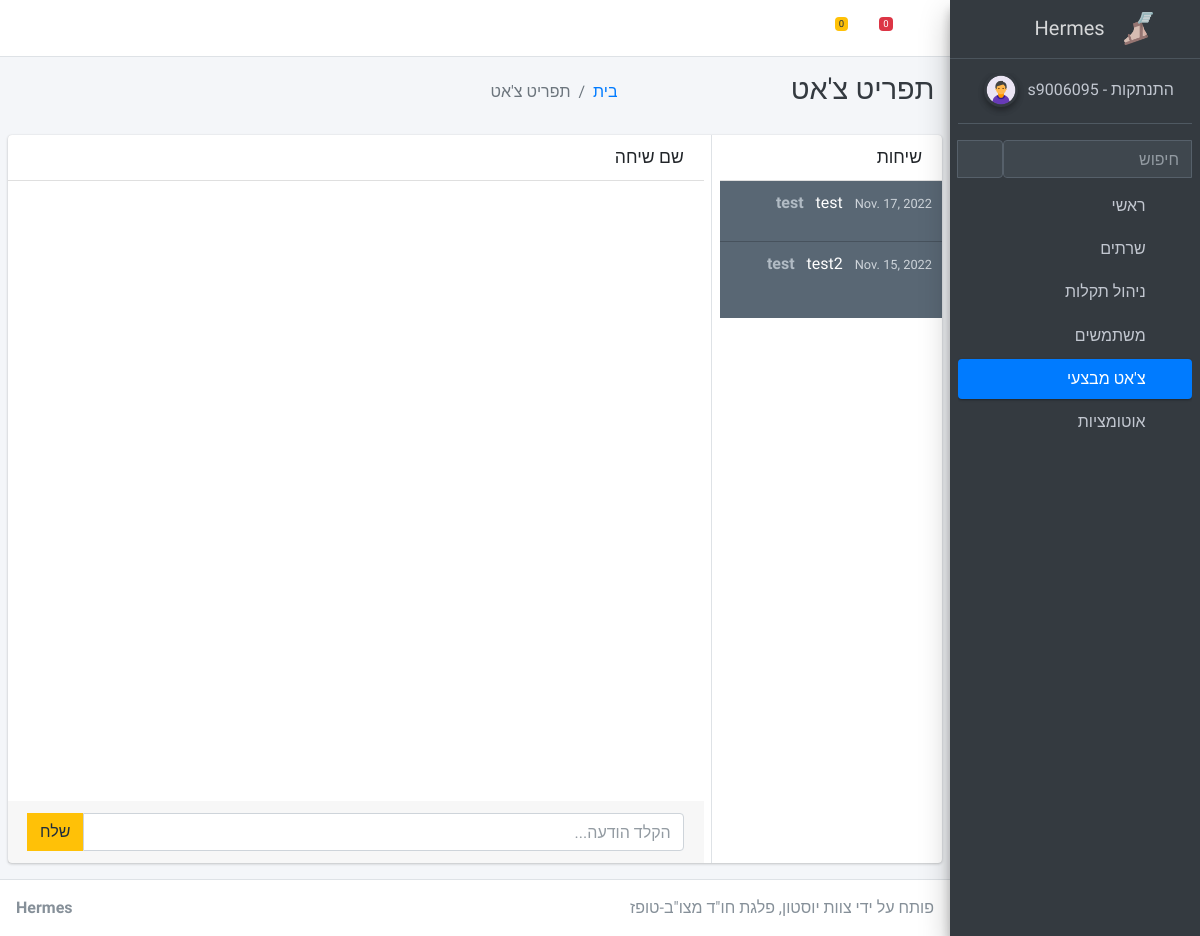
Page /chat/ (signed in) on the earlier database version.
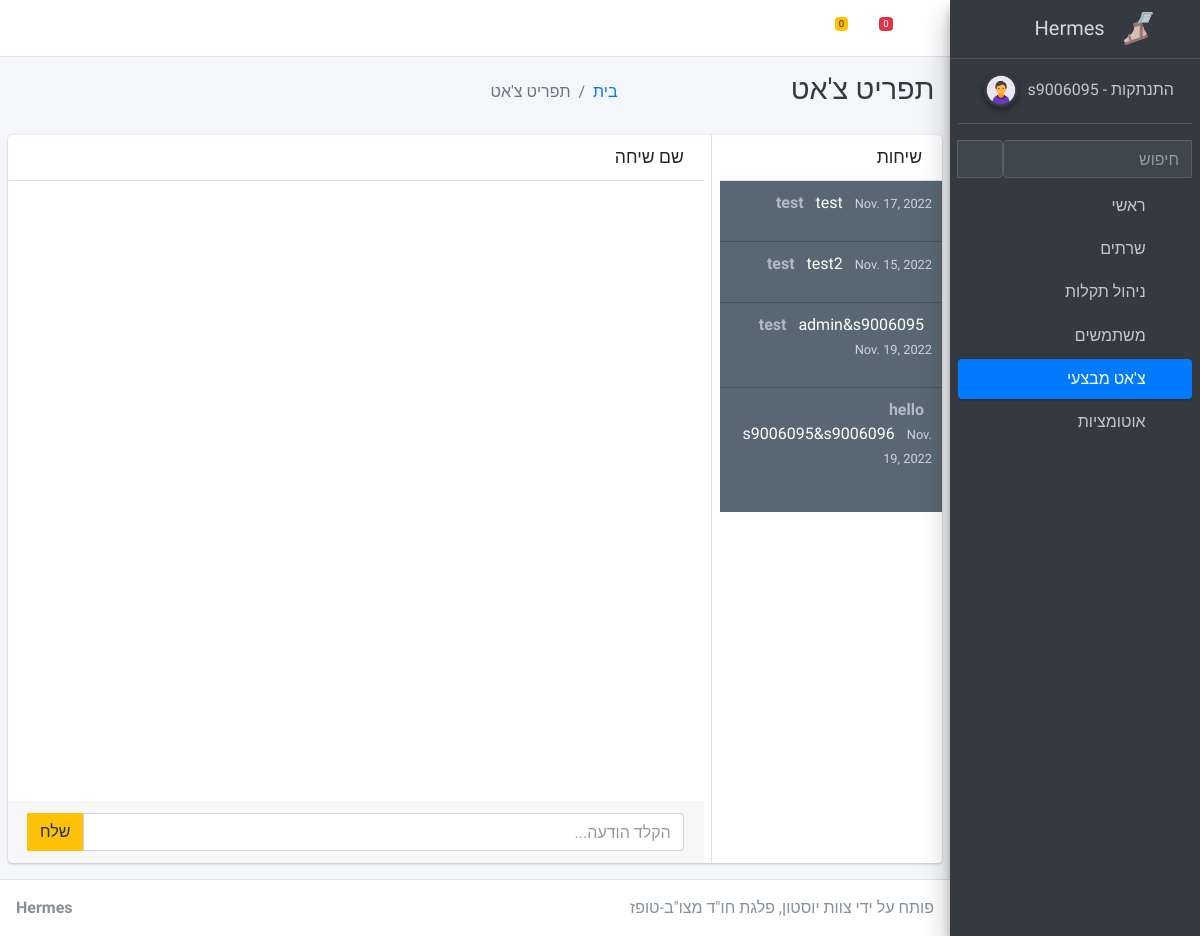
Same page on the later database version.
### apps/chat/models.py (models this page shows, shortened)
class Room(models.Model):
    name = models.CharField(max_length=255)
    slug = models.SlugField(unique=True)
    updated = models.DateField(auto_now_add=True)
    lastMessage = models.CharField(blank=True,max_length=255)

### apps/chat/views.py (the view)
# urls.py: path('', views.rooms, name='rooms'),
@login_required
def rooms(request):
    context = {'chat'}
    rooms = Room.objects.all()
    return render(request, 'chat/rooms.html', {'rooms': rooms, 'messages': [], 'segment': context})

### apps/context_processors.py (called while the page is built)
def cfg_assets_root(request):
    return { 'ASSETS_ROOT' : settings.ASSETS_ROOT }

### apps/home/templatetags/auth_extras.py (called while the page is built)
@register.filter(name='has_group')
def has_group(user, group_name):
    group = Group.objects.get(name=group_name)
    return True if group in user.groups.all() else False

@register.filter(name='get_messages')
def get_messages(user):
    return latestMessages

@register.filter(name='get_notifications')
def get_notifications(user):
    return latestUserSignUp + lastestAlerts

### apps/templates/chat/rooms.html (shortened to what this page needs)
{% extends 'layouts/base.html' %}
{% block body_class %} sidebar-mini layout-fixed layout-navbar-fixed layout-footer-fixed {% endblock body_class %}
{% block stylesheets %}
  <link rel="stylesheet" href="{{ ASSETS_ROOT }}/plugins/fontawesome-free/css/all.min.css">
  <link rel="stylesheet" href="{{ ASSETS_ROOT }}/css/adminlte.min.css">
{% endblock stylesheets %}
{% block content %}
  <div class="content-wrapper">
    <div class="content-header" style="direction:rtl">
      <div class="container-fluid">
        <div class="row mb-2">
          <div class="col-sm-3">
            <h1 class="m-0 text-dark">תפריט צ'אט</h1>
          </div>
          <div class="col-sm-3">
            <ol class="breadcrumb float-sm-left">
              <li class="breadcrumb-item"><a href="/">בית</a></li>
              <li class="breadcrumb-item active">תפריט צ'אט</li>
            </ol>
          </div>
        </div>
      </div>
    </div>
    <section class="content">
        <div class="card direct-chat direct-chat-warning">
            <div class="row">
                <div class="col-md-9 border-right">
                    <div class="card-header">
                        <h3 class="card-title">שם שיחה</h3>
                      </div>
                    <div class="direct-chat-messages" style="height:620px" id="chat-messages">
                    </div>
                    <div class="card-footer">
                        <form action="." method="post">
                            <div class="input-group">
                                <span class="input-group-append">
                                    <button id="chat-message-submit" type="button" class="btn btn-warning">שלח</button>
                                </span>
                                <input type="text" name="content" placeholder="הקלד הודעה..." class="form-control" id="chat-message-input">
                            </div>
                        </form>
                    </div>
                </div>
                <div class="col-md-3">
                    <div class="card-header">
                        <h3 class="card-title">שיחות</h3>
                    </div>
                    <div class="direct-chat-contacts" style="height:auto;position:inherit;transform:none;">
                        <ul class="contacts-list" id="roomslist">
                            {% for room in rooms %}
                            <li>
                                <a href="{% url 'rooms_id' room.slug %}">
                                    <div class="contacts-list-info">
                                        <span class="contacts-list-name">
                                            <span class="contacts-list-msg">{{room.lastMessage}}</span>
                                            <h6 style="width:100%;max-width:50px;display: initial;">{{room.name}}</h6>
                                            <small class="contacts-list-date">{{room.updated}}</small>
                                        </span>
                                    </div>
                                </a>
                                <a href="{% url 'room' room.slug %}">
                                    <div class="contacts-list-info">
                                        <span class="contacts-list-name">
                                            <i class="fas fa-comments float-left"></i>
                                        </span>
                                    </div>
                                </a>
                            </li>
                            {% endfor %}
                        </ul>
                    </div>
                </div>
            </div>
        </div>
    </section>
  </div>
{% endblock %}

Differences in the rows shown:
added Room: lastMessage "test", name "admin&s9006095", updated "Nov. 19, 2022"
added Room: lastMessage "hello", name "s9006095&s9006096", updated "Nov. 19, 2022"
